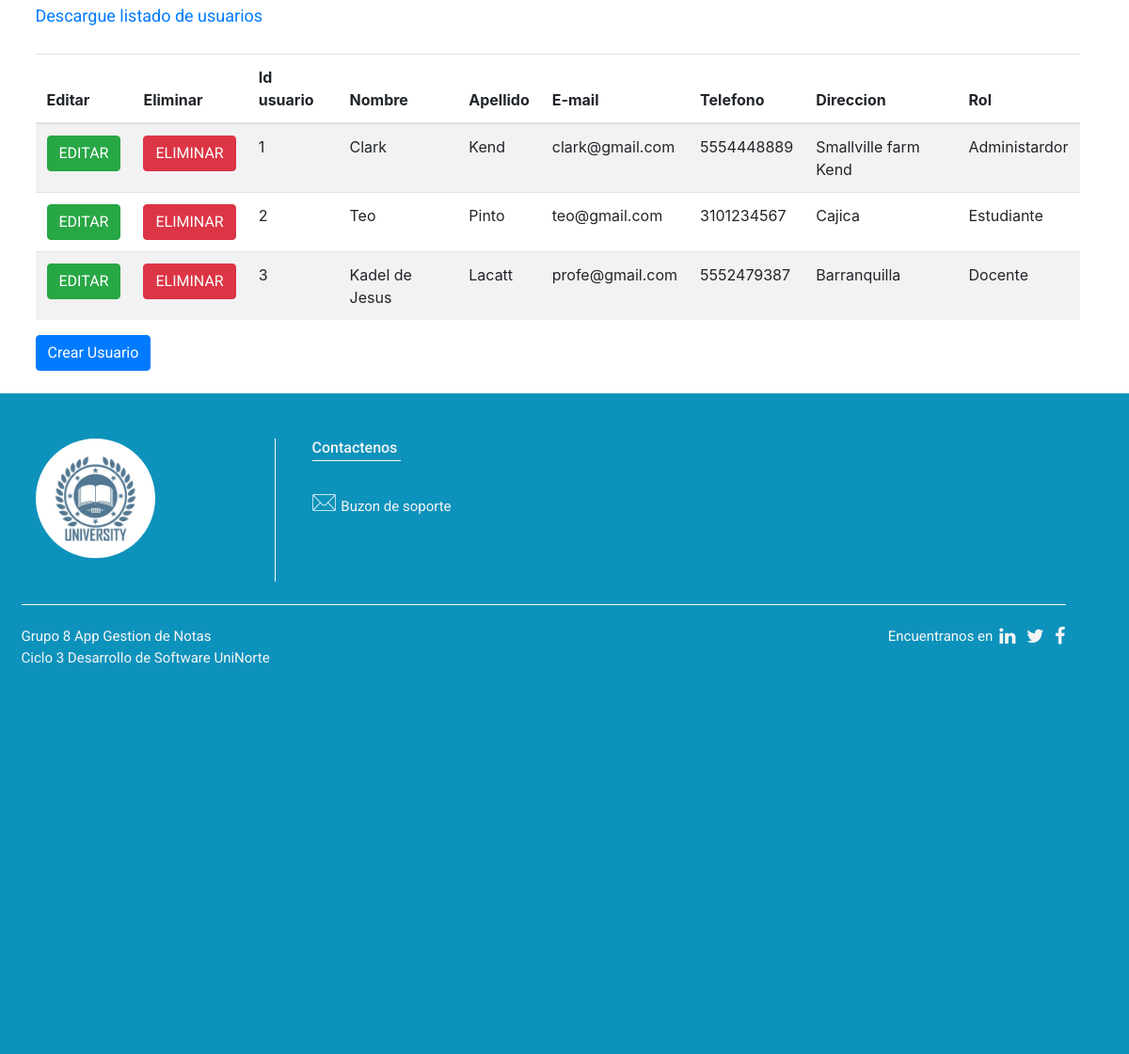
/administrador/gestionar-usuarios (signed in, lower part), run on an earlier commit of the app's database.
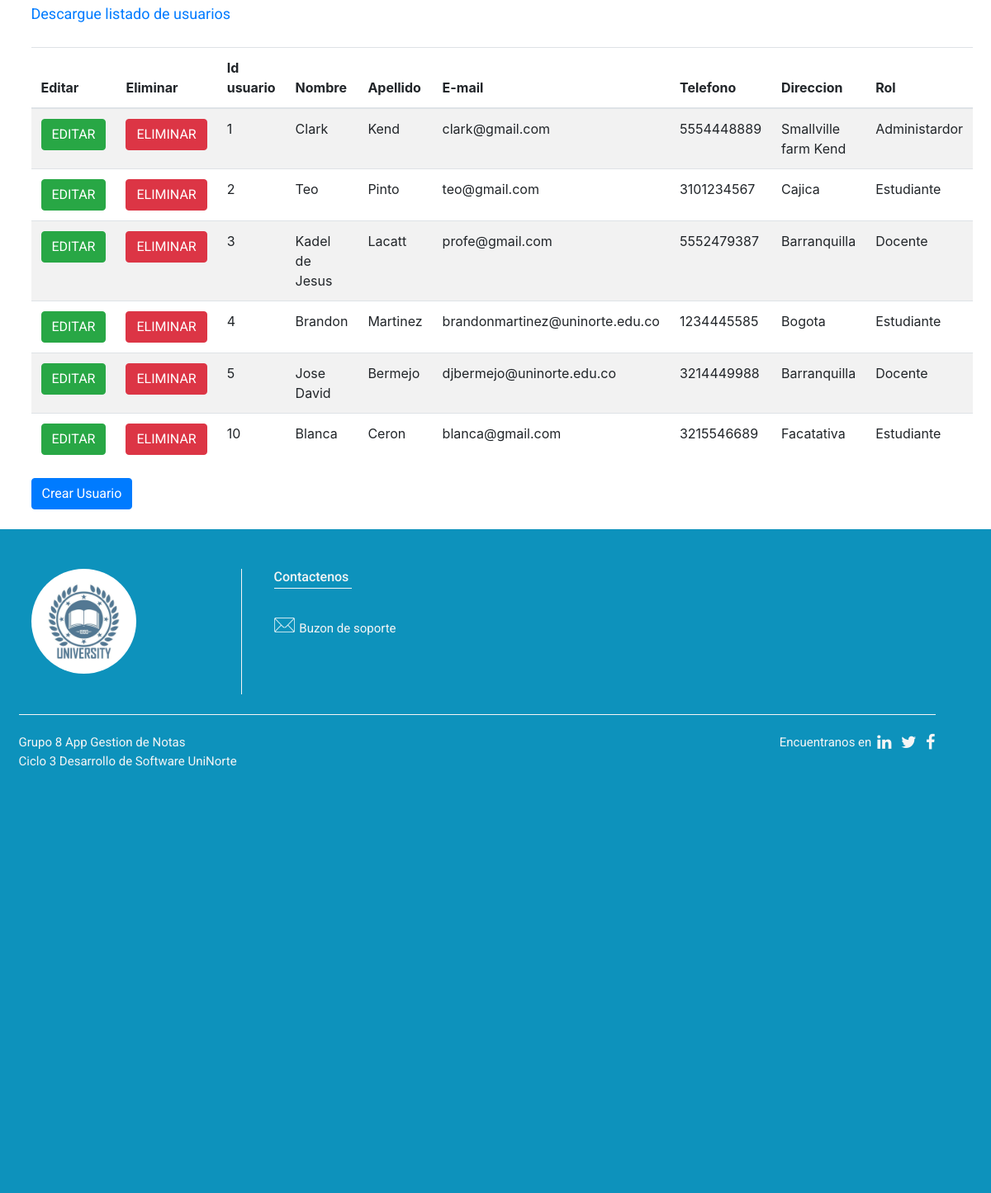
And on a later commit of the database.
### tables this page shows
CREATE TABLE Usuarios (idUsuario INTEGER PRIMARY KEY AUTOINCREMENT NOT NULL UNIQUE, nombreUsuario VARCHAR (50) NOT NULL, apellidoUsuario VARCHAR (50) NOT NULL, correoUsuario VARCHAR (60) NOT NULL UNIQUE, telefonoUsuario INTEGER (10) NOT NULL, direccionUsuario VARCHAR (100) NOT NULL, password VARCHAR (150) NOT NULL, rol_id INTEGER REFERENCES Rol (idRol) ON UPDATE CASCADE NOT NULL, politicaPrivacidad CHAR (1) NOT NULL DEFAULT N);

### app.py (the view)
@app.route('/administrador/gestionar-usuarios')
@login_required
def adminUsuario():
    if g.user.rol_id != 3:
        return redirect(url_for('logout'))
    listaUsuarios = Usuarios.get_all()
    if listaUsuarios:
        return render_template('administrador/admin_usuarios.html', listaUsuarios=listaUsuarios)
    return render_template('administrador/admin_usuarios.html')

### app.py (called while the page is built)
def login_required(view):
    @functools.wraps(view)
    def wrapped_view(**kwargs):
        if g.user is None:
            return redirect(url_for('login'))
        return view(**kwargs)
    return wrapped_view

@app.before_request
def cargar_usuario_autenticado():
    user_id = session.get('idUsuario')
    if user_id is None:
        g.user = None
    else:
        g.user = Usuarios.get_by_id(user_id)

### modelos/base_models.py (called while the page is built)
def conectarDb():
    try:
        conexion = sqlite3.connect('./db/appNotas.db')
        return conexion
    except Error as e:
        print("Fallo la coneccion a la base de datos Error:\n" + e)
    return None

def selectDb(_sql, args):
    try:
        conexion = conectarDb()
        if conexion:
            conexion.row_factory = dict_factory
            cursorObjeto = conexion.cursor()
            if args:
                cursorObjeto.execute(_sql, args)
            else:
                cursorObjeto.execute(_sql)
            filas = cursorObjeto.fetchall()
            cursorObjeto.close()
            conexion.close()
            return filas
        else:
            print("No se pudo conectar a la base de datos")
            return None
    except Error as e:
        print("Fallo al ejecutar el Select en la base de datos:\n" + e)
        return None

def dict_factory(cursor, row):
    d = {}
    for idx, col in enumerate(cursor.description):
        d[col[0]] = row[idx]
    return d

### modelos/classModels.py (called while the page is built)
    @classmethod
    def get_by_id(cls, idUsuario):
        getRow = bm.selectDb("SELECT * FROM Usuarios WHERE idUsuario = ?", [idUsuario])
        if getRow and len(getRow) > 0:
            return cls(getRow[0]['idUsuario'], getRow[0]['nombreUsuario'], getRow[0]['apellidoUsuario'], getRow[0]['correoUsuario'],
             getRow[0]['telefonoUsuario'], getRow[0]['direccionUsuario'], getRow[0]['password'], getRow[0]['rol_id'], getRow[0]['politicaPrivacidad'])

    @staticmethod
    def get_all():
        return bm.selectDb("SELECT * FROM Usuarios", None)

### templates/administrador/admin_usuarios.html (shortened to what this page needs)
{% extends 'base.html' %}
{% block extras %}
    <link data-require="sweet-alert@*" data-semver="0.4.2" rel="stylesheet" href="https://cdnjs.cloudflare.com/ajax/libs/sweetalert/1.1.3/sweetalert.min.css" />
    <link rel="stylesheet" href="https://cdn.jsdelivr.net/npm/bootstrap@4.6.0/dist/css/bootstrap.min.css">
    <link rel="stylesheet" href="{{ url_for('static', filename='css/tablas.css') }}">
{% endblock %}
{% block menu %}
    {% include 'administrador/menu_admin.html' %}
{% endblock %}
{% block contenido %}
    {% include 'administrador/tablas/tbl_usuarios.html' %}
{% endblock %}

### templates/base.html (shortened to what this page needs)
<!DOCTYPE html>
<html lang="es">
<head>
    <link rel="stylesheet" href="{{ url_for('static', filename='css/base.css') }}">
    <link rel="stylesheet" href="https://maxcdn.bootstrapcdn.com/bootstrap/4.1.3/css/bootstrap.min.css">
    <link rel="stylesheet" href="https://cdnjs.cloudflare.com/ajax/libs/font-awesome/4.7.0/css/font-awesome.min.css">
      {% block extras %}
      {% endblock %}
</head>
<body>
    {% block menu %}
    {% endblock %}
            {% block contenido %}
            {% endblock %}
      </div>
   </div>
      {% include 'footer.html' %}
</body>
</html>

### templates/administrador/menu_admin.html (shortened to what this page needs)
   <div class="container-fluid">
    <div class="row">

### templates/administrador/tablas/tbl_usuarios.html (shortened to what this page needs)
<div class="container" id="tabla-standart">
    <a class="navbar-brand" href="#" style="font-size: 18px;">Descargue listado de usuarios
    </a>
    <table class="table table-striped" style="margin-top:2%">
        <thead>
        <tr>
            <th scope="col">Editar</th>
            <th scope="col">Eliminar</th>
            <th scope="col">Id usuario</th>
            <th scope="col">Nombre</th>
            <th scope="col">Apellido</th>
            <th scope="col">E-mail</th>
            <th scope="col">Telefono</th>
            <th scope="col">Direccion</th>
            <th scope="col">Rol</th>
        </tr>
        </thead>
        <tbody id="datavendedor">
          {% if listaUsuarios %}
            {% for item in listaUsuarios %}
            <tr>
                <th scope='row'>
                    <a id="btnCalificar" class="btn btn-success" href="{{url_for('editarUsuario', idUsuario=item.idUsuario)}}" role="button">EDITAR</a></th>
                <td><a id="btnCalificar" class="btn btn-danger" href="{{url_for('eliminarUsuario', idUsuario=item.idUsuario )}}" role="button">ELIMINAR</a></td>
                <td>{{ item.idUsuario }}</td>
                <td>{{ item.nombreUsuario }}</td>
                <td>{{ item.apellidoUsuario }}</td>
                <td>{{ item.correoUsuario }}</td>
                <td>{{ item.telefonoUsuario }}</td>
                <td>{{ item.direccionUsuario }}</td>
                {% if item.rol_id == 1 %}
                  <td>Docente</td>
                  {% endif %}
                {% if item.rol_id == 2 %}
                  <td>Estudiante</td>
                {% endif %}
                {% if item.rol_id == 3 %}
                  <td>Administardor</td>
                {% endif %}
            </tr>
            {% endfor %}
          {% endif %}
        </tbody>
    </table>
    <a id="btnCalificar" class="btn btn-primary" href="{{url_for('crearUsuario')}}" role="button">Crear Usuario</a>
</div>

### templates/footer.html
<footer class="container-fluid bg-grey py-5">
    <div class="container">
       <div class="row">
          <div class="col-md-6">
             <div class="row">
                <div class="col-md-6 ">
                   <div class="logo-part">
                      <img src="{{ url_for('static', filename='img/logo.jpg') }}" class="w-50 logo-footer">
                   </div>
                </div>
                <div class="col-md-6 px-4">
                   <h6>Contactenos</h6>
                   <div id="e-mail">
                    <img src="{{ url_for('static', filename='img/email-white.png') }}" style=" width: 25px;" id="mail-logo">
                    <a href="#" id="soporte">
                      <p>Buzon de soporte</p>
                    </a>
                   </div>
                </div>
             </div>
          </div>
       </div>
       <br>
       <div id="line-up" class="row">
           <p>Grupo 8 App Gestion de Notas <br> Ciclo 3 Desarrollo de Software UniNorte</p>
           <div id="icons">
              <p>Encuentranos en  </p>
              <div class="social">
                 <a href="#"><i class="fa fa-linkedin" aria-hidden="true"></i></a>
                 <a href="#"><i class="fa fa-twitter" aria-hidden="true"></i></a>
                 <a href="#"><i class="fa fa-facebook" aria-hidden="true"></i></a>
              </div>
           </div>
       </div>
    </div>
</footer>

### static/css/base.css (style rules this page uses)
html { min-height: 100%; }
body { margin: 0px; margin-bottom: 40px; }
footer { color: #f5f5f5; position: absolute; width: 100%; margin-top: 2%; margin-bottom: 0%; }
footer p, a { font-size: 15px; font-family: 'Roboto', sans-serif; }
footer h6 { font-family: 'Roboto', sans-serif; margin-bottom: 40px; position: relative; }
footer h6:after { position: absolute; content:""; background: #f5f5f5; width: 40%; height: 1px; left: 0; bottom: -5px; }
.container-fluid { padding-left: 0px !important; }
.bg-grey { background: rgba(13, 146, 188, 1); height: 32%; }
.logo-footer { margin-bottom: 10%; border-radius: 50%; }
.social .fa { color: #f5f5f5; font-size: 20px; margin-left: 7px; }
.logo-part { border-right: 1px solid #f5f5f5; height: 100%; }
#line-up { border-top: 1px solid #f5f5f5; width: 100%; justify-content: space-between; padding-top: 2%; }
#icons { display: inline-flex; }
#e-mail { display: flex; align-items: baseline; margin-right: 1%; }
#mail-logo { margin-right: 2.5%; }
#soporte { color: #f5f5f5; }

### static/css/tablas.css (style rules this page uses)
#tabla-standart { padding-top: 1%; }

What changed in the data, as far as the page shows it:
added Usuarios: idUsuario "4", nombreUsuario "Brandon", apellidoUsuario "Martinez", correoUsuario "brandonmartinez@uninorte.edu.co", telefonoUsuario "1234445585", direccionUsuario "Bogota", shows "Estudiante"
added Usuarios: idUsuario "5", nombreUsuario "Jose David", apellidoUsuario "Bermejo", correoUsuario "djbermejo@uninorte.edu.co", telefonoUsuario "3214449988", direccionUsuario "Barranquilla", shows "Docente"
added Usuarios: idUsuario "10", nombreUsuario "Blanca", apellidoUsuario "Ceron", correoUsuario "blanca@gmail.com", telefonoUsuario "3215546689", direccionUsuario "Facatativa", shows "Estudiante"
